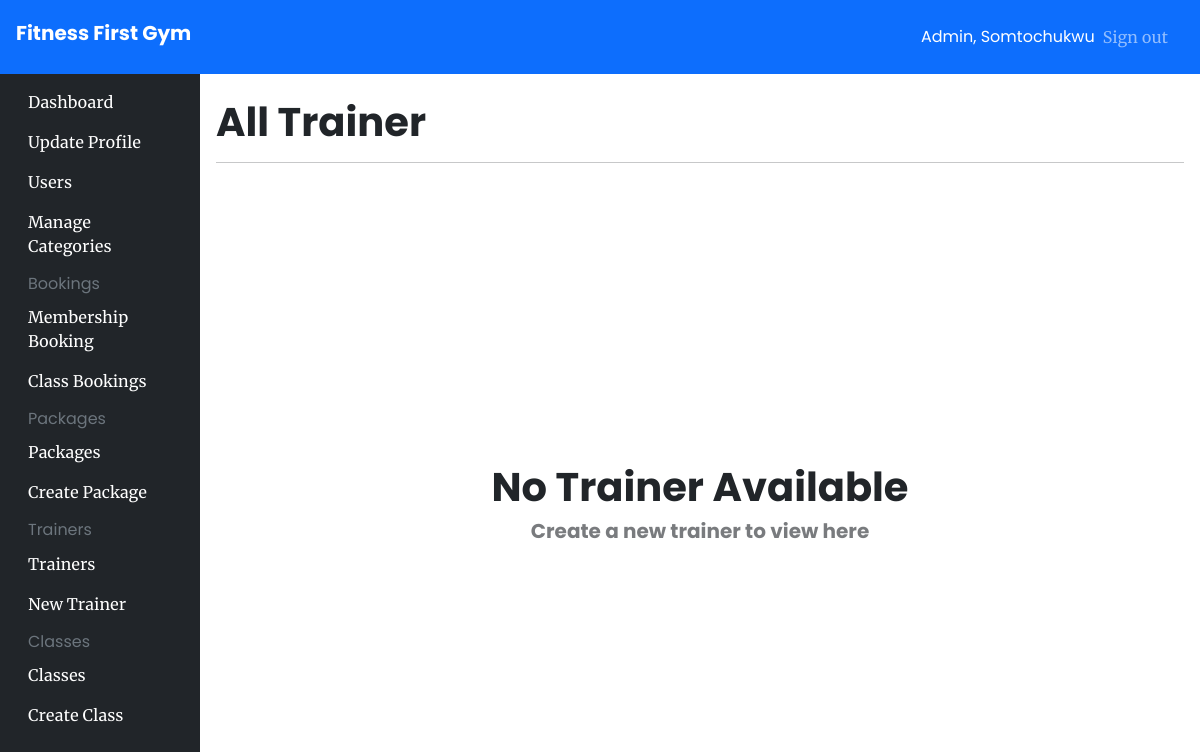
/admin/trainer/all (signed in), run on an earlier commit of the app's database.
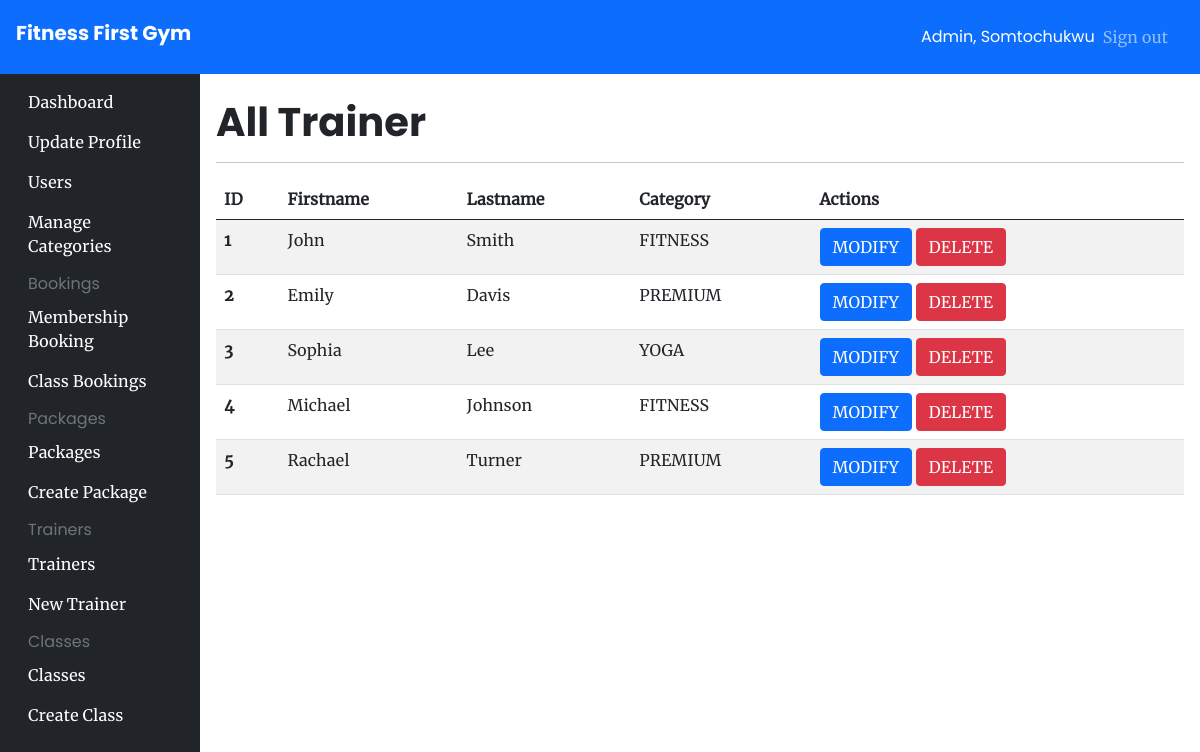
And on a later commit of the database.
### app/models/__init__.py (models this page shows)
class Trainer(db.Model):
    id = db.Column(db.Integer, primary_key=True)
    firstname = db.Column(db.String(100), nullable=False)
    lastname = db.Column(db.String(100), nullable=False)
    category_id = db.Column(db.Integer, db.ForeignKey('category.id'))
    category = db.relationship('Category', backref=db.backref('trainer_category', lazy='dynamic'))

### app/models/Package.py (models this page shows)
class Category(db.Model):
    id = db.Column(db.Integer, primary_key=True)
    name = db.Column(db.String(50), unique=True)

### app/trainer_views.py (the view)
@app.route('/admin/trainer/all', methods=['GET'])
@login_required
@authorize_request
def all_trainers():
    trainers = Trainer.query.all()
    if trainers is None:
        flash('No Trainers Available')
        return redirect(url_for('all_trainers'))
    return render_template('pages/admin/trainer/preview.html', trainers=trainers)

### app/admin_views.py (called while the page is built)
def authorize_request(view_func):
   @wraps(view_func)
   def wrapped_view(*args, **kwargs):
      try:
         if current_user.isAdmin:
               return view_func(*args, **kwargs)
         else:
            flash('Unauthorized')
            return redirect('/')
      except Exception as error:
         return render_template('pages/error/500.html', error=error)
   return wrapped_view

### app/models/__init__.py (called while the page is built)
@login_manager.user_loader
def load_user(id):
    return User.query.get(id)

### app/templates/pages/admin/trainer/preview.html (shortened to what this page needs)
{% extends "components/admin_base.html" %}
{% block content %}
<h1 class="my-2">All Trainer</h1>
<hr />
{% if not trainers %}
<div class="container my-4" style="min-height: 80vh; display: grid; place-content: center;">
    <h1 class="text-center">No Trainer Available</h1>
    <p class="h5 text-center" style="opacity: .6;">Create a new trainer to view here</p>
</div>
{% else %}
<table class="table table-striped table-hover">
    <thead>
        <tr>
            <th scope="col">ID</th>
            <th scope="col">Firstname</th>
            <th scope="col">Lastname</th>
            <th scope="col">Category</th>
            <th scope="col">Actions</th>
        </tr>
    </thead>
    <tbody>
        {% if trainers %}
        {% for trainer in trainers %}
        <tr>
            <th scope="row">{{trainer.id}}</th>
            <td>{{trainer.firstname}}</td>
            <td>{{trainer.lastname}}</td>
            <td>{{trainer.category.name}}</td>
            <td class="d-flex-col">
                <a href="/admin/trainer/edit/{{trainer.id}}" class="btn btn-primary text-white">MODIFY</a>
                <a href="/admin/trainer/delete/{{trainer.id}}" class="btn btn-danger text-white">DELETE</a>
            </td>
        </tr>
        {% endfor %}
        {% endif %}
    </tbody>
</table>
{% endif %}
{% endblock content %}

What changed in the data, as far as the page shows it:
added Trainer: id "1", firstname "John", lastname "Smith", category.name "FITNESS"
added Trainer: id "2", firstname "Emily", lastname "Davis", category.name "PREMIUM"
added Trainer: id "3", firstname "Sophia", lastname "Lee", category.name "YOGA"
added Trainer: id "4", firstname "Michael", lastname "Johnson", category.name "FITNESS"
added Trainer: id "5", firstname "Rachael", lastname "Turner", category.name "PREMIUM"
Also different on the page:
text no longer shown: "No Trainer Available Create a new trainer to view here"
text now shown: "ID Firstname Lastname Category Actions"
